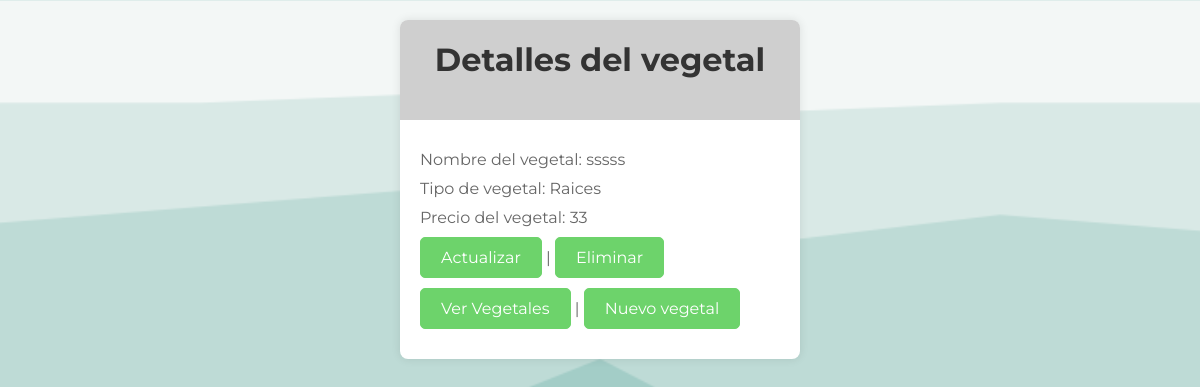
Page /11/ (signed in) on the committed database.
### tasks/models.py (models this page shows, shortened)
class Task(models.Model):
    name = models.CharField(
        verbose_name="nombre",
        max_length=65,
        unique=True,
        validators=[
            RegexValidator(
                regex='^[A-Za-z]*$',
                message='El nombre solo puede contener letras.',
                code='invalid_name'
            )
        ]
    )
    price = models.PositiveIntegerField(verbose_name="valor por unidad", validators=[MinValueValidator(1)])
    status = models.CharField(verbose_name="Categoria", max_length=1, choices=Status.choices)
    actives = models.CharField(verbose_name="Categoria", max_length=1, choices=Actives.choices)

### tasks/views.py (the view)
# urls.py: re_path(r'^(?P<pk>\d+)/$', views.task_detail, name='task_detail'),
@login_required
def task_detail(request, pk):
    task = get_object_or_404(Task, pk=pk)
    return render(request, "tasks/task_detail.html", { "task": task, })

### templates/tasks/task_detail.html (shortened to what this page needs)
{% load static %}
<!DOCTYPE html>
<html lang="en">
<head>
    <link rel="stylesheet" href="{% static 'styleDetails.css' %}">
</head>
<body>
    <div class="card">
        <div class="card-header">
            <h1>Detalles del vegetal</h1>
        </div>
        <div class="card-body">
            <p>Nombre del vegetal: {{ task.name }}</p>
            <p>Tipo de vegetal: {{ task.get_status_display }}</p>
            <p>Precio del vegetal: {{ task.price }}</p>
            <p><a href="{% url 'tasks:task_update' task.id %}" class="button">Actualizar</a> |
                <a href="{% url 'tasks:task_delete' task.id %}" class="button" id="DeleteButtom">Eliminar</a></p>
            <p><a href="{% url 'tasks:task_list' %}" class="button">Ver Vegetales</a> |
                <a href="{% url 'tasks:task_create'%}" class="button">Nuevo vegetal</a></p>
        </div>
    </div>
    </body>
</html>

### static/styleDetails.css (style rules this page uses)
body { font-family: "Montserrat", sans-serif; background-image: url(stacked-peaks-haikei.png); background-size: cover; margin: 0; padding: 0; }
.card { margin-top: 80px; max-width: 400px; margin: 20px auto; background-color: #fff; border-radius: 8px; box-shadow: 0 0 10px rgba(0, 0, 0, 0.1); overflow: hidden; }
.card-header { background-color: #cfcfcf; color: #fff; padding: 20px; text-align: center; }
.card-body { padding: 20px; }
h1 { color: #333; margin-top: 0; }
p { color: #666; margin: 10px 0; }
.button { display: inline-block; background-color: rgb(109, 211, 107); border: solid 1px rgb(109, 211, 107); color: #fff; padding: 10px 20px; border-radius: 5px; cursor: pointer; text-decoration: none; }

### rows in the picture
Task: name "sssss", status "Raices", price "33"
